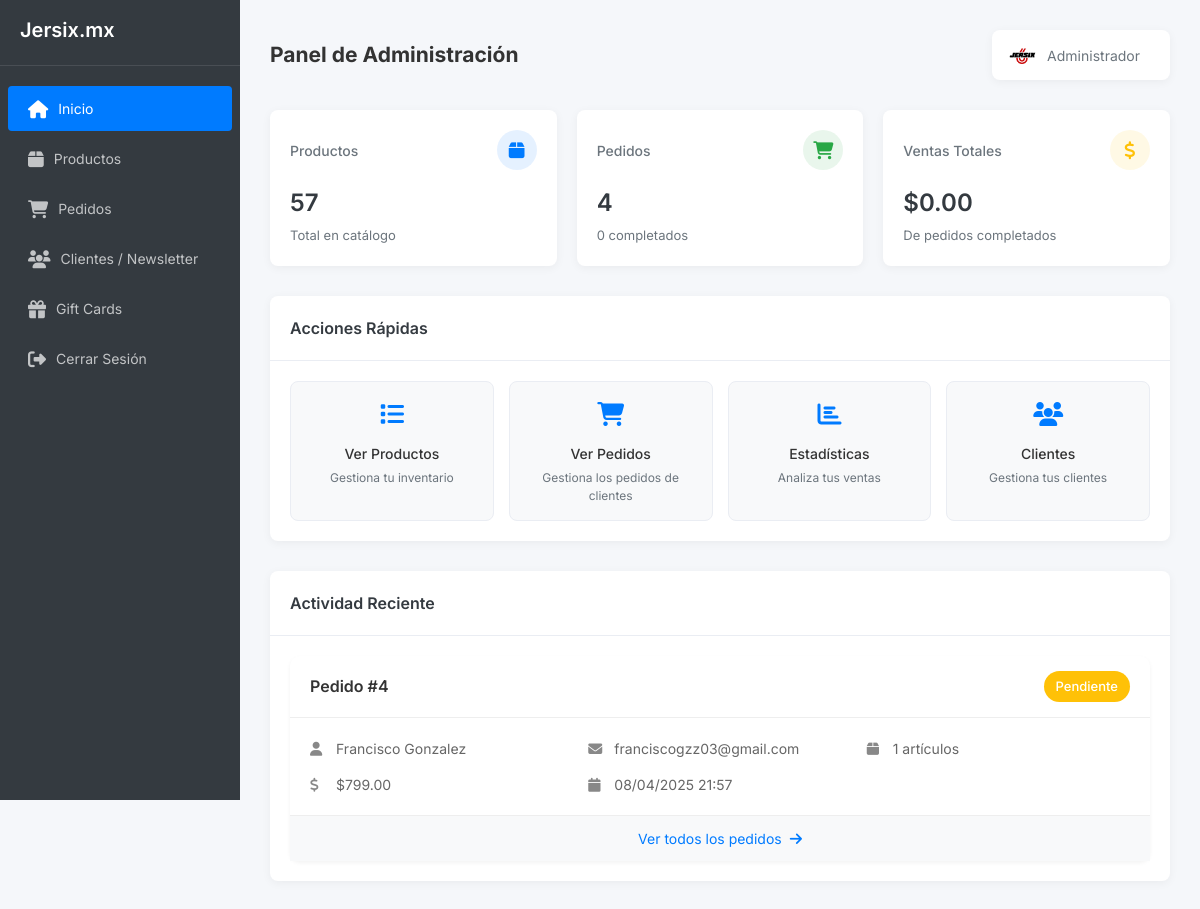
The app's page /admin2_backup/dashboard.php (signed in), older data.
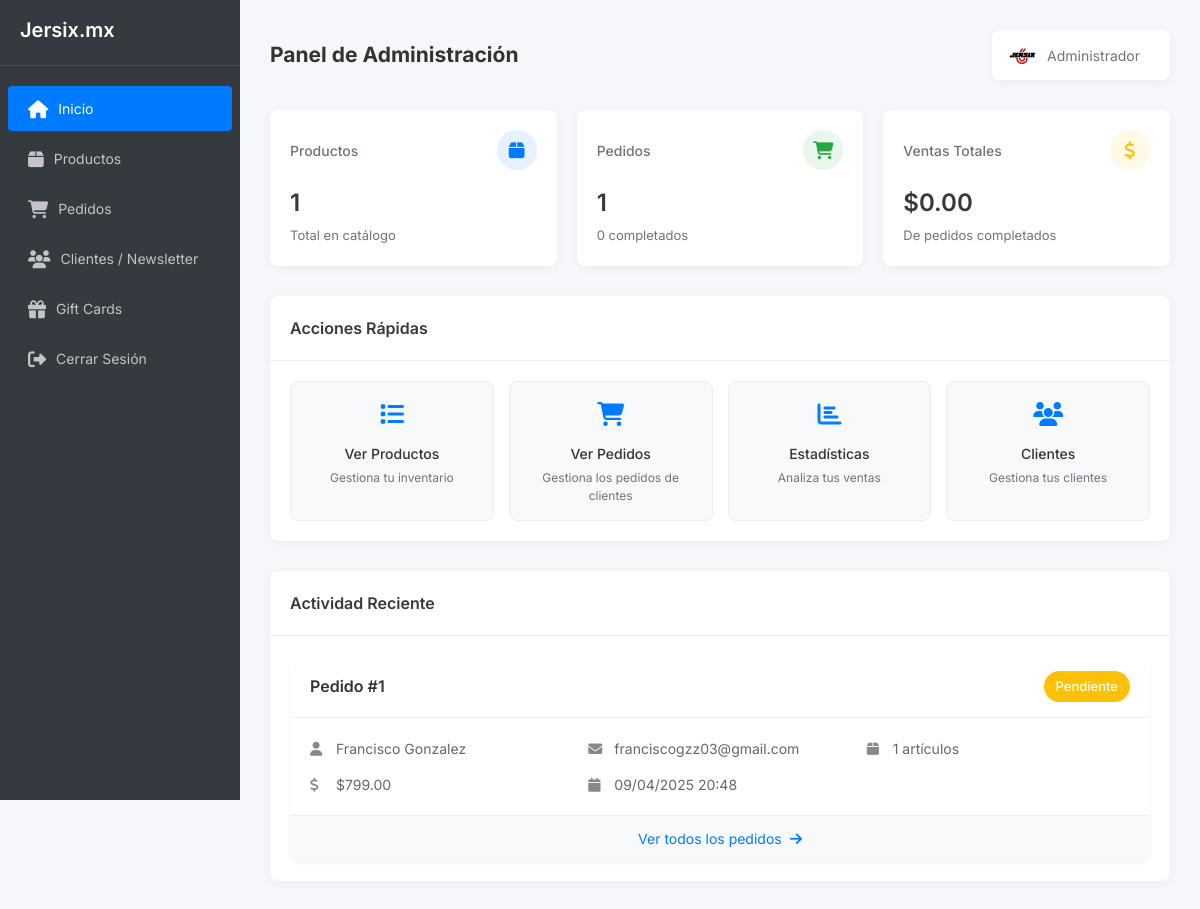
The same page, newer data.
### tables this page shows
CREATE TABLE `orders` (
  `order_id` int(11) NOT NULL,
  `customer_name` varchar(255) NOT NULL,
  `customer_email` varchar(255) NOT NULL,
  `phone` varchar(20) NOT NULL,
  `street` varchar(255) NOT NULL,
  `colony` varchar(255) NOT NULL,
  `city` varchar(255) NOT NULL,
  `state` varchar(255) NOT NULL,
  `zip_code` varchar(10) NOT NULL,
  `status` enum('pending','processing','completed','cancelled') DEFAULT 'pending',
  `payment_status` enum('pending','paid','failed') DEFAULT 'pending' COMMENT 'Tracks the payment status of an order',
  `created_at` timestamp NOT NULL DEFAULT current_timestamp(),
  `payment_method` varchar(50) DEFAULT NULL,
  `payment_id` varchar(255) DEFAULT NULL,
  `payment_notes` text DEFAULT NULL,
  `total_amount` decimal(10,2) NOT NULL DEFAULT 0.00
);

### admin2_backup/dashboard.php (the view, shortened to what the changed rows need)
<?php
try {
    $pdo = new PDO('mysql:host=localhost;dbname=checkout', 'root', '');
    $pdo->setAttribute(PDO::ATTR_ERRMODE, PDO::ERRMODE_EXCEPTION);
    $productCount = $pdo->query("SELECT COUNT(*) FROM products")->fetchColumn();
    $stmt = $pdo->query("
        SELECT
            COUNT(*) as total_orders,
            COUNT(CASE WHEN status = 'completed' THEN 1 END) as completed_orders,
            SUM(CASE WHEN status = 'completed' THEN
                (SELECT SUM(quantity * price)
                FROM order_items
                WHERE order_id = orders.order_id)
            END) as total_sales
        FROM orders
    ");
    $stats = $stmt->fetch(PDO::FETCH_ASSOC);
    $stmt = $pdo->query("
        SELECT
            o.order_id,
            o.customer_name,
            o.customer_email,
            o.status,
            o.created_at,
            COUNT(oi.order_item_id) as total_items,
            SUM(oi.quantity * oi.price) as total_amount
        FROM orders o
        LEFT JOIN order_items oi ON o.order_id = oi.order_id
        GROUP BY o.order_id
        ORDER BY o.created_at DESC
        LIMIT 1
    ");
    $lastOrder = $stmt->fetch(PDO::FETCH_ASSOC);
} catch(PDOException $e) {
    die('Error de conexión a la base de datos: ' . $e->getMessage());
    $lastOrder = null;
}
?>
<!DOCTYPE html>
<html lang="es">
<head>
    <link rel="stylesheet" href="https://cdnjs.cloudflare.com/ajax/libs/font-awesome/6.4.0/css/all.min.css">
</head>
<body>
    <div class="dashboard-layout">
        <aside class="sidebar">
            <div class="sidebar-header">
                <h2>Jersix.mx</h2>
            </div>
        </aside>
        <main class="main-content">
            <div class="topbar">
                <div>
                    <h2>Panel de Administración</h2>
                </div>
            </div>
            <div class="stats-grid">
                <div class="stat-card">
                    <div class="stat-card-header">
                        <h3 class="stat-card-title">Productos</h3>
                        <div class="stat-card-icon">
                        </div>
                    </div>
                    <div class="stat-card-value"><?php echo number_format($productCount); ?></div>
                    <div class="stat-card-label">Total en catálogo</div>
                </div>
                <div class="stat-card">
                    <div class="stat-card-header">
                        <h3 class="stat-card-title">Pedidos</h3>
                        <div class="stat-card-icon">
                        </div>
                    </div>
                    <div class="stat-card-value"><?php echo number_format($stats['total_orders']); ?></div>
                    <div class="stat-card-label">
                        <?php echo number_format($stats['completed_orders']); ?> completados
                    </div>
                </div>
            </div>
            <div class="panel">
                <div class="panel-body">
                    <?php if ($lastOrder): ?>
                        <div class="last-order">
                            <div class="order-header">
                                <div class="order-id">
                                    Pedido #<?php echo $lastOrder['order_id']; ?>
                                </div>
                                <?php
                                $status_colors = [
                                    'pending' => '#ffc107',
                                    'processing' => '#007bff',
                                    'completed' => '#28a745',
                                    'cancelled' => '#dc3545'
                                ];
                                $status_text = [
                                    'pending' => 'Pendiente',
                                    'processing' => 'Procesando',
                                    'completed' => 'Completado',
                                    'cancelled' => 'Cancelado'
                                ];
                                $status_color = $status_colors[$lastOrder['status']] ?? '#6c757d';
                                ?>
                                <div class="order-status" style="background-color: <?php echo $status_color; ?>">
                                    <?php echo $status_text[$lastOrder['status']] ?? $lastOrder['status']; ?>
                                </div>
                            </div>
                            <div class="order-details">
                                <div class="order-info">
                                    <div class="info-group">
                                        <i class="fas fa-user"></i>
                                        <span><?php echo htmlspecialchars($lastOrder['customer_name']); ?></span>
                                    </div>
                                    <div class="info-group">
                                        <i class="fas fa-envelope"></i>
                                        <span><?php echo htmlspecialchars($lastOrder['customer_email']); ?></span>
                                    </div>
                                    <div class="info-group">
                                        <i class="fas fa-box"></i>
                                        <span><?php echo $lastOrder['total_items']; ?> artículos</span>
                                    </div>
                                    <div class="info-group">
                                        <i class="fas fa-dollar-sign"></i>
                                        <span>$<?php echo number_format($lastOrder['total_amount'], 2); ?></span>
                                    </div>
                                    <div class="info-group">
                                        <i class="fas fa-calendar"></i>
                                        <span><?php
                                            $date = new DateTime($lastOrder['created_at']);
                                            echo $date->format('d/m/Y H:i');
                                        ?></span>
                                    </div>
                                </div>
                            </div>
                            <a href="orders.php" class="view-orders-btn">
                                Ver todos los pedidos <i class="fas fa-arrow-right"></i>
                            </a>
                        </div>
                    <?php endif; ?>
                </div>
            </div>
        </main>
    </div>
</body>
</html>

Row changes from the older to the newer data that the page shows:
removed orders: order_id "4", status "Pendiente", customer_name "Francisco Gonzalez", customer_email "franciscogzz03@gmail.com", created_at "08/04/2025 21:57"
now on this page (row edited): orders: order_id "1", status "Pendiente", customer_name "Francisco Gonzalez", customer_email "franciscogzz03@gmail.com", created_at "09/04/2025 20:48"
Text that changed along with them:
$productCount: "57" → "1"
$stats['total_orders']: "4" → "1"
